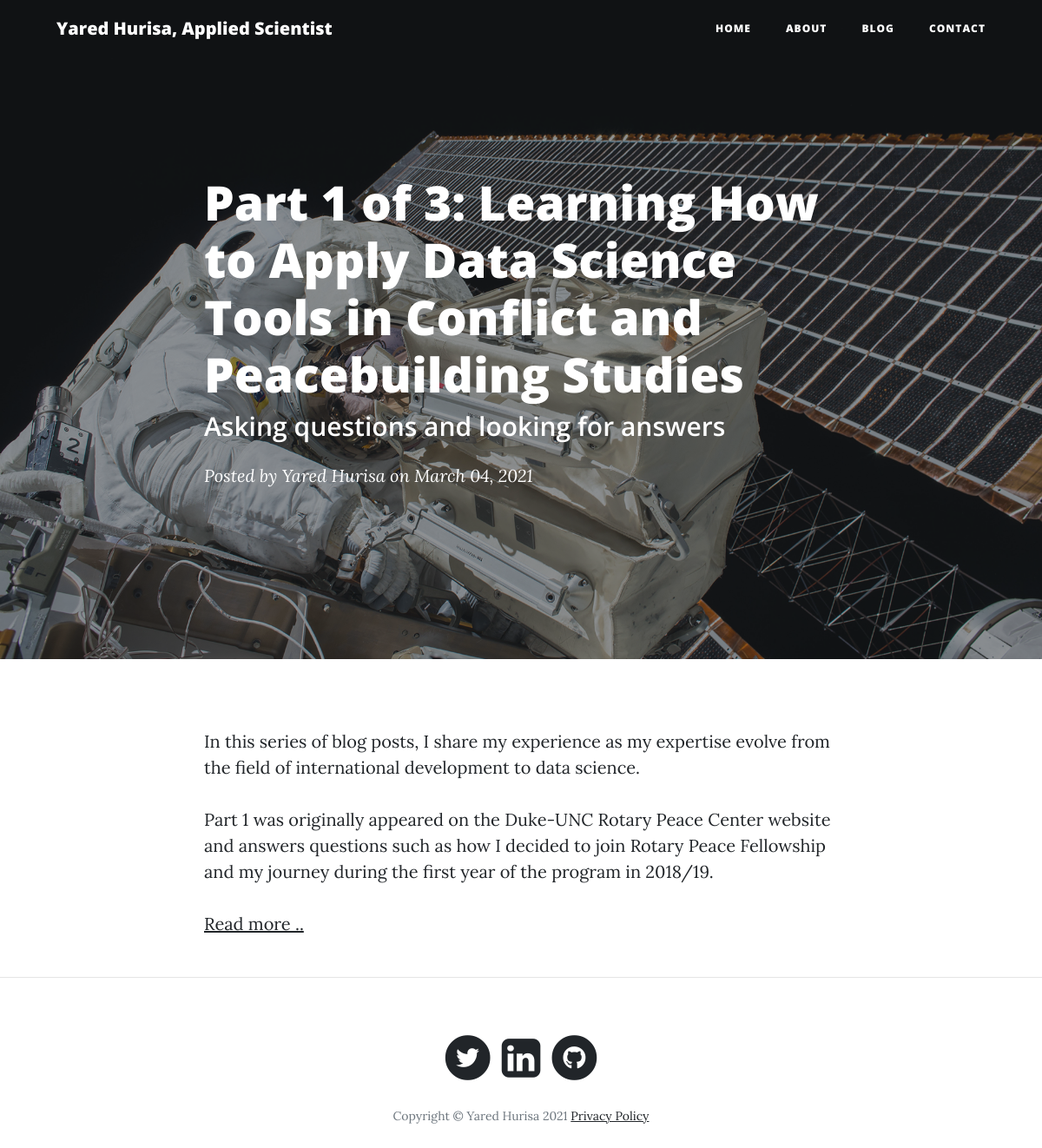
/post/toward-data-science-for-peace-part-1 (signed in), run on an earlier commit of the app's database.
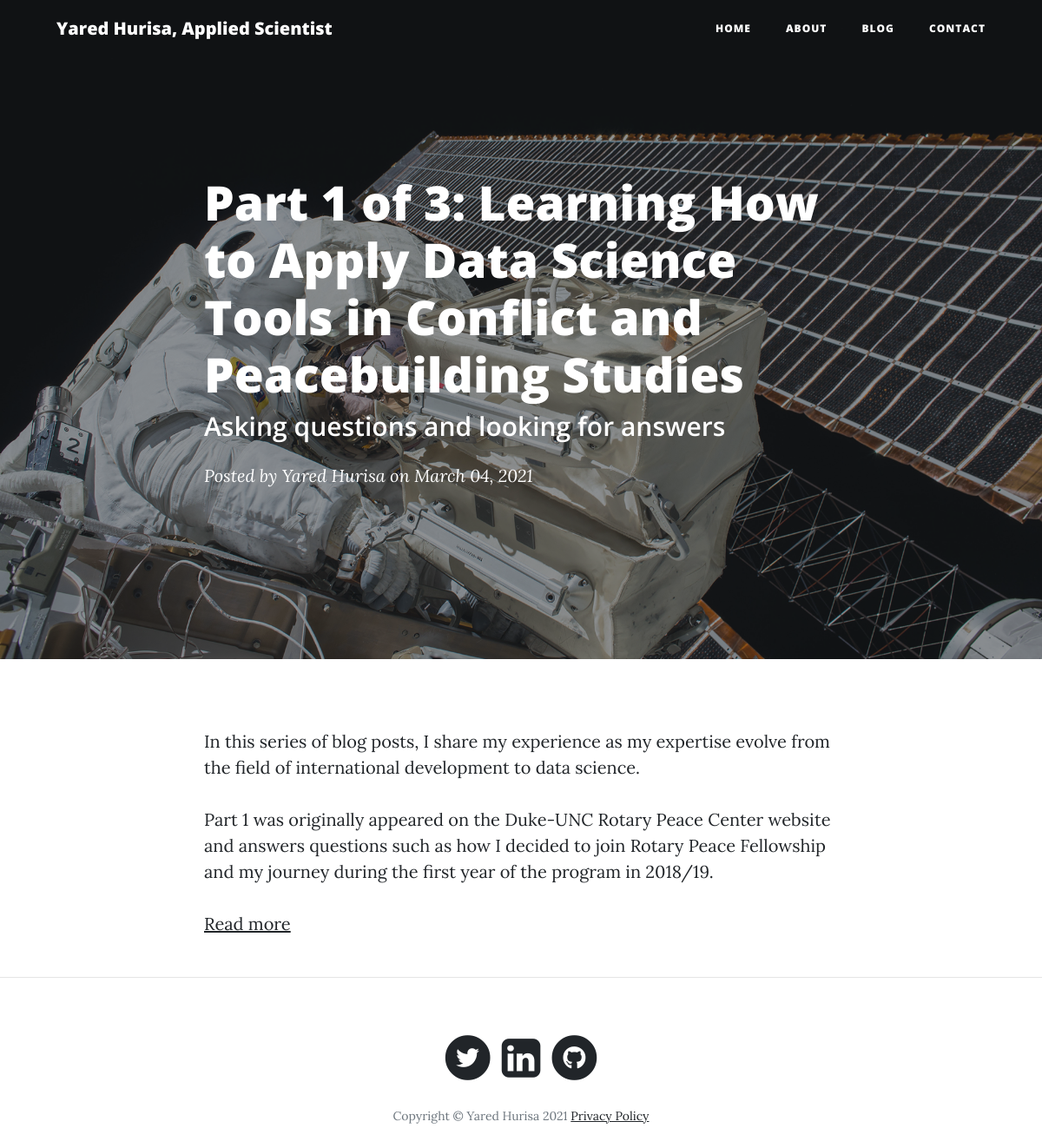
And on a later commit of the database.
### app.py (models this page shows, shortened)
class Posts(db.Model):
    __tablename__ = "Blogpost"
    id = db.Column(db.Integer, primary_key=True)
    title = db.Column(db.String(255))
    subtitle = db.Column(db.String(255))
    content = db.Column(db.Text)
    author = db.Column(db.String(255))
    date_posted = db.Column(db.DateTime)
    slug = db.Column(db.String(255))

### app.py (the view)
@app.route("/post/<string:slug>")
def post(slug):
    try:
        post = Posts.query.filter_by(slug=slug).one()
        return render_template("post.html", post=post)
    except sqlalchemy.orm.exc.NoResultFound:
        abort(404)

### templates/post.html (shortened to what this page needs)
<!DOCTYPE html>
<html lang="en">
  <head>
    <link
      href="../static/vendor/bootstrap/css/bootstrap.min.css"
      rel="stylesheet"
    />
    <link
      href="../static/vendor/fontawesome-free/css/all.min.css"
      rel="stylesheet"
      type="text/css"
    />
    <link href="../static/css/clean-blog.min.css" rel="stylesheet" />
  </head>
  <body>
    <nav class="navbar navbar-expand-lg navbar-light fixed-top" id="mainNav">
      <div class="container">
        <a class="navbar-brand" href="/">Yared Hurisa, Applied Scientist</a>
        <div class="collapse navbar-collapse" id="navbarResponsive">
          <ul class="navbar-nav ml-auto">
            <li class="nav-item">
              <a class="nav-link" href="/">Home</a>
            </li>
            <li class="nav-item">
              <a class="nav-link" href="/about">About</a>
            </li>
            <li class="nav-item">
              <a class="nav-link" href="/blog">Blog</a>
            </li>
            <li class="nav-item">
              <a class="nav-link" href="/contact">Contact</a>
            </li>
          </ul>
        </div>
      </div>
    </nav>
    <header
      class="masthead"
      style="background-image: url('../static/img/post-bg.jpg')"
    >
      <div class="overlay"></div>
      <div class="container">
        <div class="row">
          <div class="col-lg-8 col-md-10 mx-auto">
            <div class="post-heading">
              <h1>{{post.title}}</h1>
              <h2 class="subheading">{{post.subtitle}}</h2>
              <span class="meta"
                >Posted by
                <a href="#">{{post.author}}</a>
                on {{post.date_posted.strftime('%B %d, %Y')}}</span
              >
            </div>
          </div>
        </div>
      </div>
    </header>
    <article>
      <div class="container">
        <div class="row">
          <div class="col-lg-8 col-md-10 mx-auto">
            <p>{{post.content | safe}}</p>
          </div>
        </div>
      </div>
    </article>
    <hr />
    <footer>
      <div class="container">
        <div class="row">
          <div class="col-lg-8 col-md-10 mx-auto">
            <ul class="list-inline text-center">
              <li class="list-inline-item">
                <a href="https://twitter.com/yaredlemma6" target="_blank" rel="noopener noreferrer">
                  <span class="fa-stack fa-lg">
                    <i class="fas fa-circle fa-stack-2x"></i>
                    <i class="fab fa-twitter fa-stack-1x fa-inverse"></i>
                  </span>
                </a>
              <li class="list-inline-item">
                 <a href="https://www.linkedin.com/in/yared-lemma/" target="_blank" rel="noopener noreferrer">
                    <span class="fa-stack fa-lg">
                      <link rel="stylesheet" href="https://cdnjs.cloudflare.com/ajax/libs/font-awesome/4.7.0/css/font-awesome.min.css">
                      <i style="font-size:52px" class="fa">&#xf08c;</i>
                    </span>
                 </a>
              <li class="list-inline-item">
                  <a href="https://github.com/ylh4" target="_blank" rel="noopener noreferrer">
                    <span class="fa-stack fa-lg">
                      <i class="fas fa-circle fa-stack-2x"></i>
                      <i class="fab fa-github fa-stack-1x fa-inverse"></i>
                    </span>
                  </a>
              </li>
            </ul>
            <p class="copyright text-muted">
              Copyright &copy; Yared Hurisa 2021  <a href="../static/img/Privacy-policy-v2-7424309-edited.pdf">Privacy Policy</a> </p>
          </div>
        </div>
      </div>
    </footer>
    </body>
    </html>

What changed in the data, as far as the page shows it:
changed Posts "Asking questions and looking for answers": content "…in 2018/19. Read more .." → "…in 2018/19. Read more"
